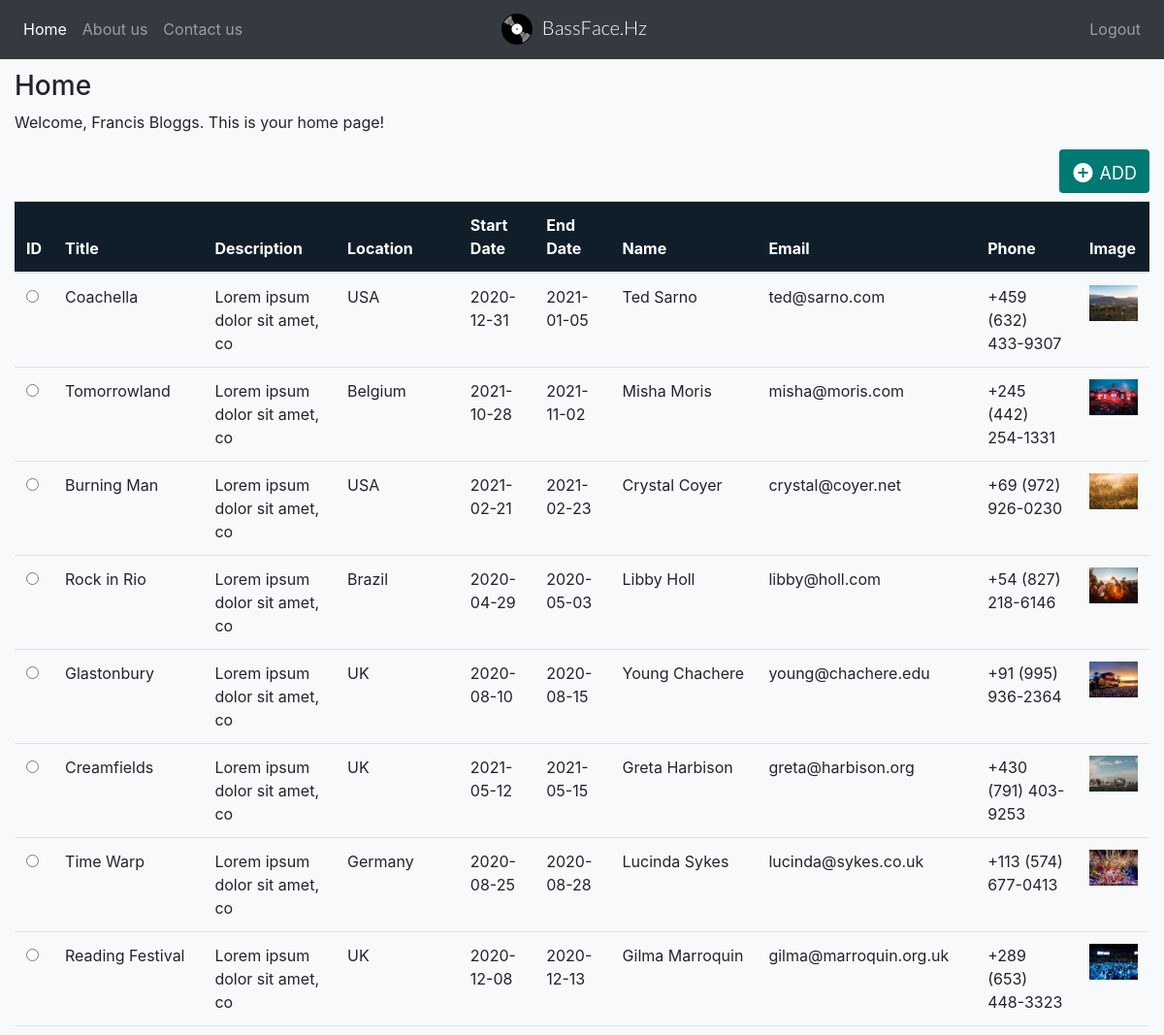
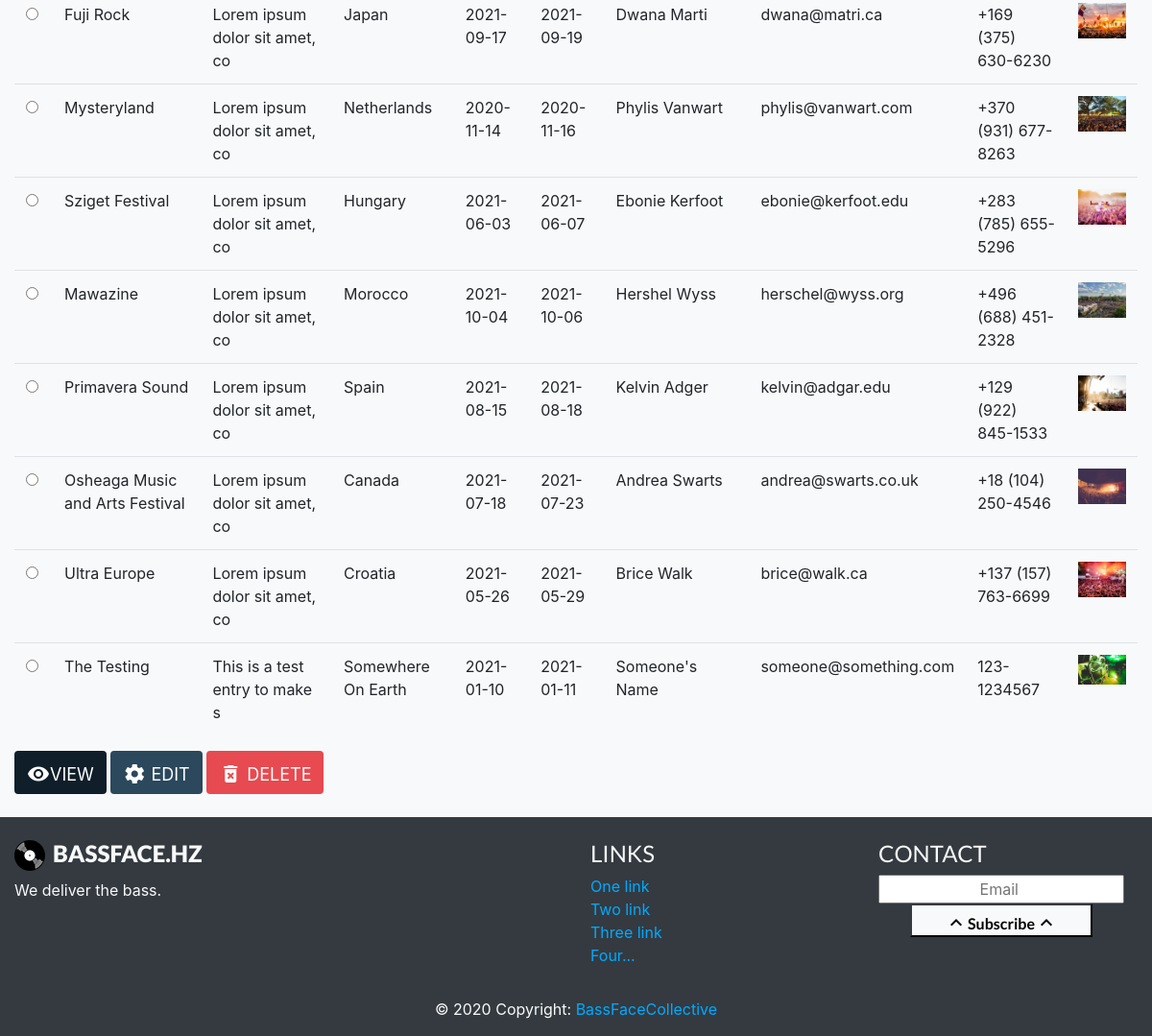
Screenshot of /home.php (signed in) with the database file from the repository (2 pictures, top to bottom).
### tables this page shows
CREATE TABLE `festivals` (
  `id` int(11) NOT NULL,
  `title` varchar(64) NOT NULL,
  `description` text DEFAULT NULL,
  `location` varchar(256) NOT NULL,
  `start_date` date NOT NULL,
  `end_date` date NOT NULL,
  `contact_name` varchar(64) NOT NULL,
  `contact_email` varchar(64) NOT NULL,
  `contact_phone` varchar(64) NOT NULL,
  `image_id` int(11) DEFAULT NULL
);

CREATE TABLE `images` (
  `id` int(11) NOT NULL,
  `filename` varchar(255) NOT NULL
);

### classes/HttpRequest.php (called while the page is built, shortened)
<?php
class HttpRequest {
  private $session = null;
  private function init_request_method() {
    if (isset($_SERVER) && is_array($_SERVER) && array_key_exists('REQUEST_METHOD', $_SERVER)) {
      switch ($_SERVER['REQUEST_METHOD']) {
        case 'GET':
        case 'POST':
          $this->method = $_SERVER['REQUEST_METHOD'];
          break;
      }
    }
  }
  private function init_session() {
    $this->session = new HttpSession();
   }
  public function session() {
    return $this->session;
  }
}
?>

### config.php (called while the page is built, shortened)
<?php
if (!isset($request)) {
  $request = new HttpRequest();
}
?>

### classes/HttpSession.php (called while the page is built, shortened)
<?php
class HttpSession {
  public function get($key) {
    if (isset($_SESSION) && is_array($_SESSION) && array_key_exists($key, $_SESSION)) {
      return $_SESSION[$key];
    }
    else return null;
  }
}

### classes/Festival.php (called while the page is built, shortened)
<?php
class Festival {
  public static function findAll() {
    $festivals = array();
    try {
      $db = new DB();
      $db->open();
      $conn = $db->get_connection();
      $select_sql = "SELECT * FROM festivals";
      $select_stmt = $conn->prepare($select_sql);
      $select_status = $select_stmt->execute();
      if ($select_stmt->rowCount() !== 0) {
        $row = $select_stmt->fetch(PDO::FETCH_ASSOC);
        while ($row !== FALSE) {
          $festival = new Festival();
          $festival->id = $row['id'];
          $festival->title = $row['title'];
          $festival->description = $row['description'];
          $festival->location = $row['location'];
          $festival->start_date = $row['start_date'];
          $festival->end_date = $row['end_date'];
          $festival->contact_name = $row['contact_name'];
          $festival->contact_email = $row['contact_email'];
          $festival->contact_phone = $row['contact_phone'];
          $festival->image_id = $row['image_id'];
          $festivals[] = $festival;
          $row = $select_stmt->fetch(PDO::FETCH_ASSOC);
        }
      }
    }
    finally {
      if ($db !== null && $db->is_open()) {
        $db->close();
      }
    }
    return $festivals;
  }
}
?>

### classes/DB.php (called while the page is built, shortened)
<?php
class DB {
  private $server = DB_SERVER;
  private $database = DB_DATABASE;
  private $username = DB_USERNAME;
  private $password = DB_PASSWORD;
  private $conn;
  private $dsn;
  public function __construct() {
    $this->dsn = "mysql:host={$this->server};dbname={$this->database}";
    $this->conn = null;
  }
  public function open() {
    if ($this->conn === null) {
      $this->conn = new PDO($this->dsn, $this->username,$this->password);
      $this->conn->setAttribute(PDO::ATTR_ERRMODE, PDO::ERRMODE_EXCEPTION);
    }
  }
  public function is_open() {
    return $this->conn !== null;
  }
  public function close() {
    $this->conn = null;
  }
}
?>

### classes/Image.php (called while the page is built, shortened)
<?php
class Image
{
    public static function findById($id)
    {
        $image = null;
        try {
            $db = new DB();
            $db->open();
            $conn = $db->get_connection();
            $select_sql = "SELECT * FROM images WHERE id = :id";
            $params = [
                ':id' => $id
            ];
            $select_stmt = $conn->prepare($select_sql);
            $select_status = $select_stmt->execute($params);
            if ($select_stmt->rowCount() !== 0) {
                $row = $select_stmt->Fetch(PDO::FETCH_ASSOC);
                $image = new Image();
                $image->id = $row['id'];
                $image->filename = $row['filename'];
            }
        } finally {
            if ($db !== null && $db->is_open()) {
                $db->close();
            }
        }
        return $image;
    }
}

### home.php (the view, shortened to what this page needs)
<?php
require_once 'config.php';
try
{
    $request->session()->forget("flash_data");
    $request->session()->forget("flash_errors");
    $festivals = Festival::findAll();
}
catch (Exception $ex)
{
    $request->session()->set("flash_message", $ex->getMessage());
    $request->session()->set("flash_message_class", "alert-warning");
    $festivals = [];
}
?>
<!doctype html>
<html lang="en">
  <head>
      <link href="<?= APP_URL ?>/assets/css/bootstrap.min.css" rel="stylesheet" />
      <link href="<?= APP_URL ?>/assets/css/mystyle.css" rel="stylesheet" />
      <link href="<?= APP_URL ?>/assets/css/fonts.css" rel="stylesheet">
  </head>
  <body>
    <div class="container-fluid">
      <?php require 'include/navbar.php'; ?>
      <main role="main" class="mb-4">
        <div class="row mt-5">
            <div class="col table-responsive mt-4">
                <h3>Home</h3>
                <p>Welcome, <?= $request->session()->get("name") ?>. This is your home page!</p>
                <a class="btn addButton text-white float-right mb-2" id="addButton" href="<?= APP_URL ?>/festival-create.php"><span class="material-icons">add_circle</span> ADD</a>
                <form method="get">
                    <table class="table table-hover">
                <thead class="tableHead">
                  <tr>
                    <th scope="col" class="tableHeadCol"><a href="#sort1" class="tableHeadLink">ID</a></th>
                    <th scope="col" class="tableHeadCol"><a href="#sort2" class="tableHeadLink">Title</a></th>
                    <th scope="col" class="tableHeadCol"><a href="#sort3" class="tableHeadLink">Description</a></th>
                    <th scope="col" class="tableHeadCol"><a href="#sort4" class="tableHeadLink">Location</a></th>
                    <th scope="col" class="tableHeadCol"><a href="#sort5" class="tableHeadLink">Start Date</a></th>
                    <th scope="col" class="tableHeadCol"><a href="#sort6" class="tableHeadLink">End Date</a></th>
                    <th scope="col" class="tableHeadCol"><a href="#sort7" class="tableHeadLink">Name</a></th>
                    <th scope="col" class="tableHeadCol"><a href="#sort8" class="tableHeadLink">Email</a></th>
                    <th scope="col" class="tableHeadCol"><a href="#sort9" class="tableHeadLink">Phone</a></th>
                    <th scope="col" class="tableHeadCol"><a href="#sort10" class="tableHeadLink">Image</a></th>
                  </tr>
                </thead>
                <tbody>
                  <?php foreach ($festivals as $festival) { ?>
                    <tr>
                      <td><input type="radio" name="festival_id" value="<?= $festival->id ?>" /></ </td>
                      <td><?= $festival->title ?></td>
                      <td><?= substr($festival->description, 0, 30) ?></td>
                      <td><?= $festival->location ?></td>
                      <td><?= $festival->start_date ?></td>
                      <td><?= $festival->end_date ?></td>
                      <td><?= $festival->contact_name ?></td>
                      <td><?= $festival->contact_email ?></td>
                      <td><?= $festival->contact_phone ?></td>
                        <td>
                            <?php
                            try {
                                $image = Image::findById($festival->image_id);
                            } catch (Exception $e) {
                            }
                            if ($image !== null){
                                ?>
                                <img src="<?= APP_URL . "/" . $image->filename ?>" width="50px" alt="image" />
                                <?php
                            }
                            ?>
                        </td>                    </tr>
                  <?php } ?>
                </tbody>
              </table>
                <button class="btn viewButton text-white btn-festival" id="viewButton" formaction="<?= APP_URL ?>/festival-view.php"><span class="material-icons">remove_red_eye</span>VIEW</button>
                <button class="btn editButton text-white btn-festival" id="editButton" formaction="<?= APP_URL ?>/festival-edit.php"><span class="material-icons">settings</span> EDIT</button>
                <button class="btn removeButton text-white btn-festival btn-festival-delete" id="removeButton" formaction="<?= APP_URL ?>/festival-delete.php"><span class="material-icons">delete_forever</span> DELETE</button>
                </form>
            </div>
          </div>
      </main>
    </div>
      <?php require 'include/footer.php'; ?>
  </body>
</html>

### assets/css/mystyle.css (style rules this page uses)
:root { --blue-engie: #00aaff; --blue-corporate: #009de9; --white: #ffffff; --black: #000000; --gradient-primary: #0af - #23d2b5; --green-java: #6ed2b1; --orange-crusta: #f78a31; --purple: #1f106d; --red-mandy: #e74a50; --yellow-bright-sun: #fbdb3c; --alertGreen: #009934; --alertOrange: #e07602; --alertRed: #cc0033; --blue-bigstone: #0f1e29; --blue-allports: #0b74c0; --blue-rhino: #2b485c; --blue-venice: #005288; --cerise: #e62b87; --green-fun: #69af23; --green-pine: #007873; --green-riogrande: #becd00; --violet-eggplant: #910f7d; --violet: #552382; --yellow: #faca08; --light-grey: #f8f9fa; }
body, html { background-color: var(--light-grey); scroll-behavior: smooth; overflow-x: hidden; }
.material-icons { transform: translateY(5px); }
.tableHead { background-color: var(--blue-bigstone); color: var(--white); }
.tableHeadLink { color: var(--white); }
.viewButton { font-size: 18px; background-color: var(--blue-bigstone); }
.editButton { font-size: 18px; background-color: var(--blue-rhino); }
.addButton { font-size: 18px; background-color: var(--green-pine); }
.removeButton { font-size: 18px; background-color: var(--red-mandy); }

### rows the page displays
festivals: title "Coachella", description "Lorem ipsum dolor sit amet, co", location "USA", start_date "2020-12-31", end_date "2021-01-05", contact_name "Ted Sarno", contact_email "ted@sarno.com", contact_phone "+459 (632) 433-9307", image.filename (picture)
festivals: title "Tomorrowland", description "Lorem ipsum dolor sit amet, co", location "Belgium", start_date "2021-10-28", end_date "2021-11-02", contact_name "Misha Moris", contact_email "misha@moris.com", contact_phone "+245 (442) 254-1331", image.filename (picture)
festivals: title "Burning Man", description "Lorem ipsum dolor sit amet, co", location "USA", start_date "2021-02-21", end_date "2021-02-23", contact_name "Crystal Coyer", contact_email "crystal@coyer.net", contact_phone "+69 (972) 926-0230", image.filename (picture)
festivals: title "Rock in Rio", description "Lorem ipsum dolor sit amet, co", location "Brazil", start_date "2020-04-29", end_date "2020-05-03", contact_name "Libby Holl", contact_email "libby@holl.com", contact_phone "+54 (827) 218-6146", image.filename (picture)
festivals: title "Glastonbury", description "Lorem ipsum dolor sit amet, co", location "UK", start_date "2020-08-10", end_date "2020-08-15", contact_name "Young Chachere", contact_email "young@chachere.edu", contact_phone "+91 (995) 936-2364", image.filename (picture)
festivals: title "Creamfields", description "Lorem ipsum dolor sit amet, co", location "UK", start_date "2021-05-12", end_date "2021-05-15", contact_name "Greta Harbison", contact_email "greta@harbison.org", contact_phone "+430 (791) 403-9253", image.filename (picture)
festivals: title "Time Warp", description "Lorem ipsum dolor sit amet, co", location "Germany", start_date "2020-08-25", end_date "2020-08-28", contact_name "Lucinda Sykes", contact_email "lucinda@sykes.co.uk", contact_phone "+113 (574) 677-0413", image.filename (picture)
festivals: title "Reading Festival", description "Lorem ipsum dolor sit amet, co", location "UK", start_date "2020-12-08", end_date "2020-12-13", contact_name "Gilma Marroquin", contact_email "gilma@marroquin.org.uk", contact_phone "+289 (653) 448-3323", image.filename (picture)
festivals: title "Fuji Rock", description "Lorem ipsum dolor sit amet, co", location "Japan", start_date "2021-09-17", end_date "2021-09-19", contact_name "Dwana Marti", contact_email "dwana@matri.ca", contact_phone "+169 (375) 630-6230", image.filename (picture)
festivals: title "Mysteryland", description "Lorem ipsum dolor sit amet, co", location "Netherlands", start_date "2020-11-14", end_date "2020-11-16", contact_name "Phylis Vanwart", contact_email "phylis@vanwart.com", contact_phone "+370 (931) 677-8263", image.filename (picture)
festivals: title "Sziget Festival", description "Lorem ipsum dolor sit amet, co", location "Hungary", start_date "2021-06-03", end_date "2021-06-07", contact_name "Ebonie Kerfoot", contact_email "ebonie@kerfoot.edu", contact_phone "+283 (785) 655-5296", image.filename (picture)
festivals: title "Mawazine", description "Lorem ipsum dolor sit amet, co", location "Morocco", start_date "2021-10-04", end_date "2021-10-06", contact_name "Hershel Wyss", contact_email "herschel@wyss.org", contact_phone "+496 (688) 451-2328", image.filename (picture)
festivals: title "Primavera Sound", description "Lorem ipsum dolor sit amet, co", location "Spain", start_date "2021-08-15", end_date "2021-08-18", contact_name "Kelvin Adger", contact_email "kelvin@adgar.edu", contact_phone "+129 (922) 845-1533", image.filename (picture)
festivals: title "Osheaga Music and Arts Festival", description "Lorem ipsum dolor sit amet, co", location "Canada", start_date "2021-07-18", end_date "2021-07-23", contact_name "Andrea Swarts", contact_email "andrea@swarts.co.uk", contact_phone "+18 (104) 250-4546", image.filename (picture)
festivals: title "Ultra Europe", description "Lorem ipsum dolor sit amet, co", location "Croatia", start_date "2021-05-26", end_date "2021-05-29", contact_name "Brice Walk", contact_email "brice@walk.ca", contact_phone "+137 (157) 763-6699", image.filename (picture)
festivals: title "The Testing", description "This is a test entry to make s", location "Somewhere On Earth", start_date "2021-01-10", end_date "2021-01-11", contact_name "Someone's Name", contact_email "someone@something.com", contact_phone "123-1234567", image.filename (picture)

### other values shown
$request->session()->get("name") "Francis Bloggs"
